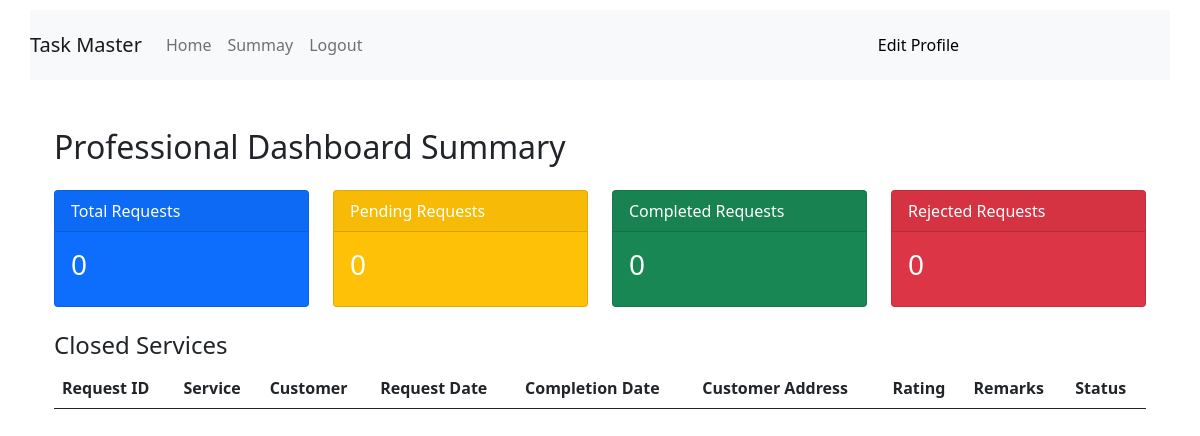
Page /professional_dashboard/professional_summary (signed in) on the earlier database version.
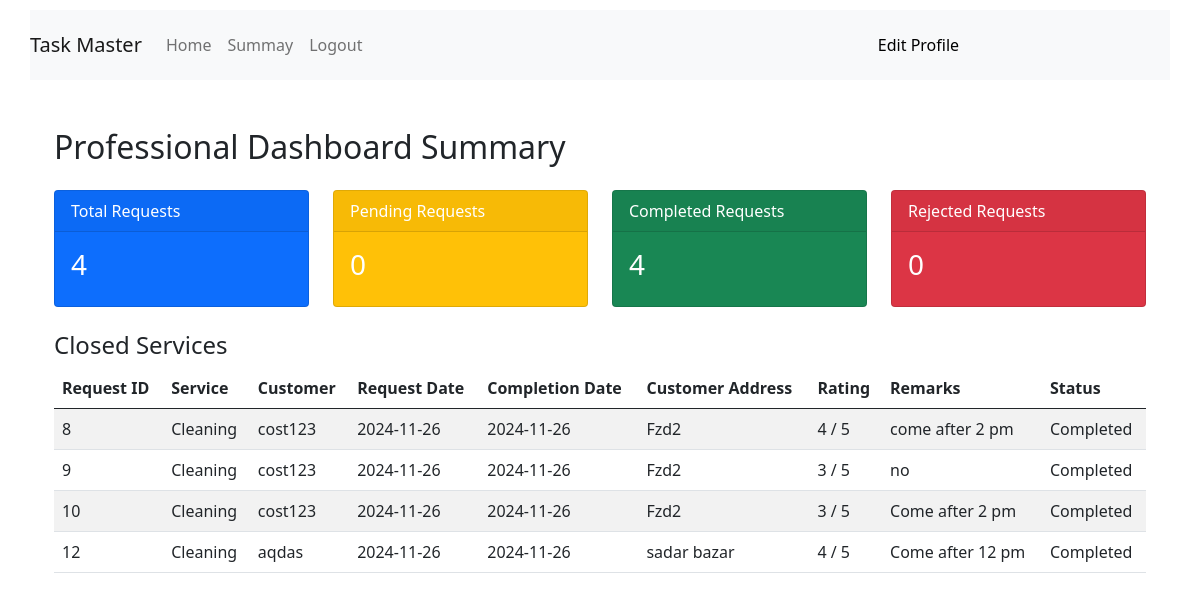
Same page on the later database version.
### backend/models.py (models this page shows)
class Service_request(db.Model):
    __tablename__="service_request"
    id=db.Column(db.Integer,primary_key=True)
    service_id=db.Column(db.Integer,db.ForeignKey("service.id"),nullable=False)
    costumer_id=db.Column(db.Integer,db.ForeignKey("costumer.id"),nullable=False)
    professional_id=db.Column(db.Integer,db.ForeignKey("professional.id"),nullable=False)
    date_of_request=db.Column(db.Date,nullable=False)
    preferred_date=db.Column(db.Date)
    date_of_completion=db.Column(db.Date)
    status=db.Column(db.String,nullable=False,default='Requested')
    remarks=db.Column(db.String)
    rating=db.Column(db.Integer)
    review=db.Column(db.String)

class Service(db.Model):
    __tablename__="service"
    id=db.Column(db.Integer,primary_key=True)
    name=db.Column(db.String,nullable=False)
    price=db.Column(db.String,nullable=False)
    time_required=db.Column(db.String,nullable=False)
    Description=db.Column(db.String)
    Service_request=db.relationship("Service_request",backref="service",lazy=True)

class Costumer(db.Model):
    __tablename__="costumer"
    id=db.Column(db.Integer,primary_key=True)
    email=db.Column(db.String,nullable=False,unique=True)
    full_name=db.Column(db.String,nullable=False)
    password=db.Column(db.String,nullable=False)
    pincode=db.Column(db.String,nullable=False)
    Address=db.Column(db.String)
    role=db.Column(db.Integer,nullable=False,default=1)
    is_blocked = db.Column(db.Boolean, default=False)
    Service_request=db.relationship("Service_request",backref="costumer",lazy=True)

### backend/controllers.py (the view)
@app.route('/professional_dashboard/professional_summary')
def professional_summary():
    service_requests = Service_request.query.filter_by(
        professional_id=session['professional_id']
    ).all()
    request_summary = {
        'total': Service_request.query.filter_by(professional_id=session['professional_id']).count(),
        'pending': Service_request.query.filter_by(professional_id=session['professional_id'], status='Accepted').count(),
        'completed': Service_request.query.filter_by(professional_id=session['professional_id'], status='Completed').count(),
        'rejected': Service_request.query.filter_by(professional_id=session['professional_id'], status='Rejected').count()
    }
    return render_template('/professional/professional_summary.html',service_requests=service_requests,request_summary=request_summary)

### templates/professional/professional_summary.html (shortened to what this page needs)
{% extends 'layout2.html' %}
{%block content%}
    <div class="container mt-5">
        <h2 class="mb-4">Professional Dashboard Summary</h2>
        <div class="row">
            <div class="col-md-3 mb-4">
                <div class="card text-white bg-primary">
                    <div class="card-header">Total Requests</div>
                    <div class="card-body">
                        <h3 class="card-title">{{ request_summary.total }}</h3>
                    </div>
                </div>
            </div>
            <div class="col-md-3 mb-4">
                <div class="card text-white bg-warning">
                    <div class="card-header">Pending Requests</div>
                    <div class="card-body">
                        <h3 class="card-title">{{ request_summary.pending }}</h3>
                    </div>
                </div>
            </div>
            <div class="col-md-3 mb-4">
                <div class="card text-white bg-success">
                    <div class="card-header">Completed Requests</div>
                    <div class="card-body">
                        <h3 class="card-title">{{ request_summary.completed }}</h3>
                    </div>
                </div>
            </div>
            <div class="col-md-3 mb-4">
                <div class="card text-white bg-danger">
                    <div class="card-header">Rejected Requests</div>
                    <div class="card-body">
                        <h3 class="card-title">{{ request_summary.rejected }}</h3>
                    </div>
                </div>
            </div>
        </div>
        <h4>Closed Services</h4>
        <table class="table table-striped">
            <thead>
                <tr>
                    <th>Request ID</th>
                    <th>Service</th>
                    <th>Customer</th>
                    <th>Request Date</th>
                    <th>Completion Date</th>
                    <th>Customer Address</th>
                    <th>Rating</th>
                    <th>Remarks</th>
                    <th>Status</th>
                </tr>
            </thead>
            <tbody>
                {% for request in service_requests %}
                    {% if request.status == 'Completed' or request.status == 'Rejected'  %}
                    <tr>
                        <td>{{ request.id }}</td>
                        <td>{{ request.service.name }}</td>
                        <td>{{ request.costumer.full_name }}</td>
                        <td>{{ request.date_of_request }}</td>
                        <td>{{ request.date_of_completion }}</td>
                        <td>{{ request.costumer.Address }}</td>
                        <td>
                            {% if request.rating %}
                                {{ request.rating }} / 5
                            {% else %}
                                Not rated
                            {% endif %}
                        </td>
                        <td>{{ request.remarks }}</td>
                            <td>{{request.status}}
                        </td>
                    </tr>
                    {% endif %}
                {% endfor %}
            </tbody>
        </table>
    </div>
{%endblock%}

Differences in the rows shown:
added Service_request: id "8", service.name "Cleaning", costumer.full_name "cost123", date_of_request "2024-11-26", date_of_completion "2024-11-26", costumer.Address "Fzd2", rating "4", remarks "come after 2 pm", status "Completed"
added Service_request: id "9", service.name "Cleaning", costumer.full_name "cost123", date_of_request "2024-11-26", date_of_completion "2024-11-26", costumer.Address "Fzd2", rating "3", remarks "no", status "Completed"
added Service_request: id "10", service.name "Cleaning", costumer.full_name "cost123", date_of_request "2024-11-26", date_of_completion "2024-11-26", costumer.Address "Fzd2", rating "3", remarks "Come after 2 pm", status "Completed"
added Service_request: id "12", service.name "Cleaning", costumer.full_name "aqdas", date_of_request "2024-11-26", date_of_completion "2024-11-26", costumer.Address "sadar bazar", rating "4", remarks "Come after 12 pm", status "Completed"
Other differences:
{{ request_summary.total }}: "0" → "4"
{{ request_summary.completed }}: "0" → "4"
